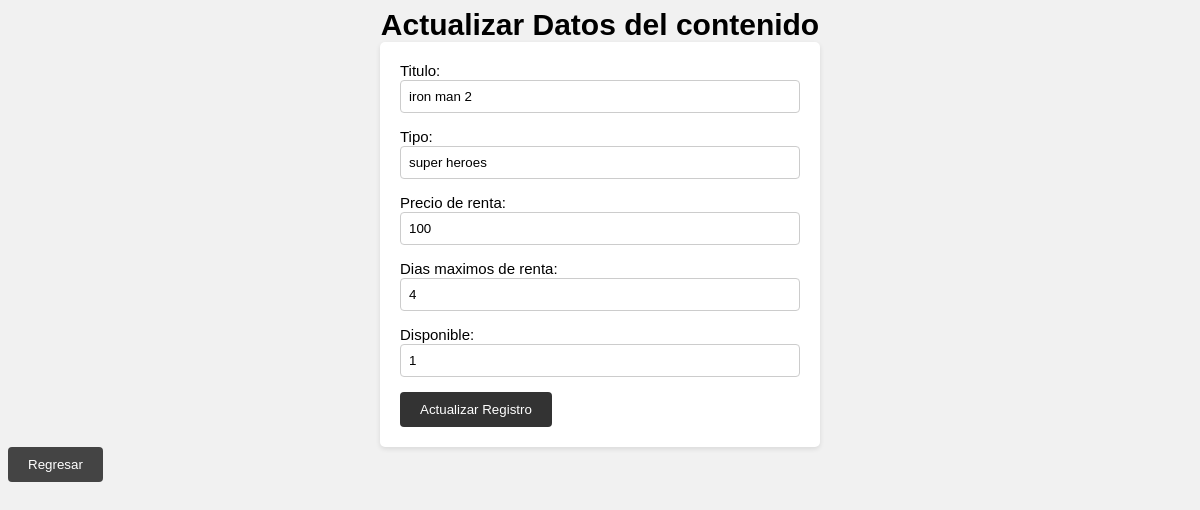
/views/admin/actualizar.php?id=1 (signed in), run on the app's committed database.
### tables this page shows
CREATE TABLE `multimedia` (
  `id` int NOT NULL AUTO_INCREMENT,
  `titulo` varchar(45) NOT NULL,
  `tipo` varchar(45) NOT NULL,
  `precio_renta` double DEFAULT NULL,
  `dias_renta` varchar(45) DEFAULT NULL,
  `disponible` tinyint(1) DEFAULT NULL,
  PRIMARY KEY (`id`)
);

### views/admin/actualizar.php (the view, shortened to what this page needs)
<!DOCTYPE html>
<html>
<head>
    <link rel="stylesheet" href="../../css/actualizar.css">
</head>
<body>
    <h1>Actualizar Datos del contenido</h1>
    <?php
    require_once '../conexion.php';
    if ($conn) {
        $id = $_GET['id'];
        $sql = "SELECT * FROM multimedia WHERE id = '$id'";
        $resultado = mysqli_query($conn, $sql);
        if ($resultado) {
            $row = mysqli_fetch_assoc($resultado);
            $titulo = $row['titulo'];
            $tipo = $row['tipo'];
            $precio_renta = $row['precio_renta'];
            $dias_renta = $row['dias_renta'];
            $disponible = $row['disponible'];
        }else {
            echo "Error al obtener los datos del registro: " . mysqli_error($conn);
        }
    } else {
        echo "Error al conectar a la base de datos.";
        exit();
    }
    ?>
    <div class="contenedor">
    <form method="POST" action="actualizar_registro.php">
        <div class="campo">
        <label class="contenedor__texto" for="titulo">Titulo:</label>
        <input class="contenedor__input" type="text" id="titulo" name="titulo" value="<?php echo $titulo; ?>" required>
        </div>
        <div class="campo">
        <label class="contenedor__texto" for="tipo">Tipo:</label>
        <input class="contenedor__input" type="text" id="tipo" name="tipo" value="<?php echo $tipo; ?>" required>
        </div>
        <div class="campo">
        <label class="contenedor__texto" for="precio_renta">Precio de renta:</label>
        <input class="contenedor__input" type="text" id="precio_renta" name="precio_renta" value="<?php echo $precio_renta; ?>" required>
        </div>
        <div class="campo">
        <label class="contenedor__texto" for="dias_renta">Dias maximos de renta:</label>
        <input class="contenedor__input" type="text" id="dias_renta" name="dias_renta" value="<?php echo $dias_renta; ?>" required>
        </div>
        <div class="campo">
        <label class="contenedor__texto" for="disponible">Disponible:</label>
        <input class="contenedor__input" type="text" id="disponible" name="disponible" value="<?php echo $disponible; ?>" required>
        </div>
        <input class="contenedor__boton" type="submit" value="Actualizar Registro">
    </form>
    </div>
    <button class="regresar" onclick="window.location.href='admin_principal.php'">Regresar</button>
</body>
</html>

### css/actualizar.css (style rules this page uses)
body { background-color: #f1f1f1; }
h1 { font-size: 30px; text-align: center; font-family: 'arial', cursive; margin: 0; padding: 0; }
.contenedor { background-color: white; padding: 20px; border-radius: 5px; box-shadow: 0 2px 5px rgba(0, 0, 0, 0.1); width: 400px; margin: 0 auto; }
label { font-size: 15px; font-family: Helvetica; }
.campo { display: block; margin-bottom: 15px; }
.contenedor__input { width: 100%; padding: 8px; border: 1px solid #ccc; border-radius: 4px; box-sizing: border-box; }
.contenedor__boton { background-color: #333; color: white; padding: 10px 20px; border: none; border-radius: 4px; cursor: pointer; }
.regresar { background-color: #444; color: white; padding: 10px 20px; border: none; border-radius: 4px; cursor: pointer; margin-bottom: 10px; }

### data on the page
multimedia: titulo "iron man 2", tipo "super heroes", precio_renta "100", dias_renta "4", disponible "1"
